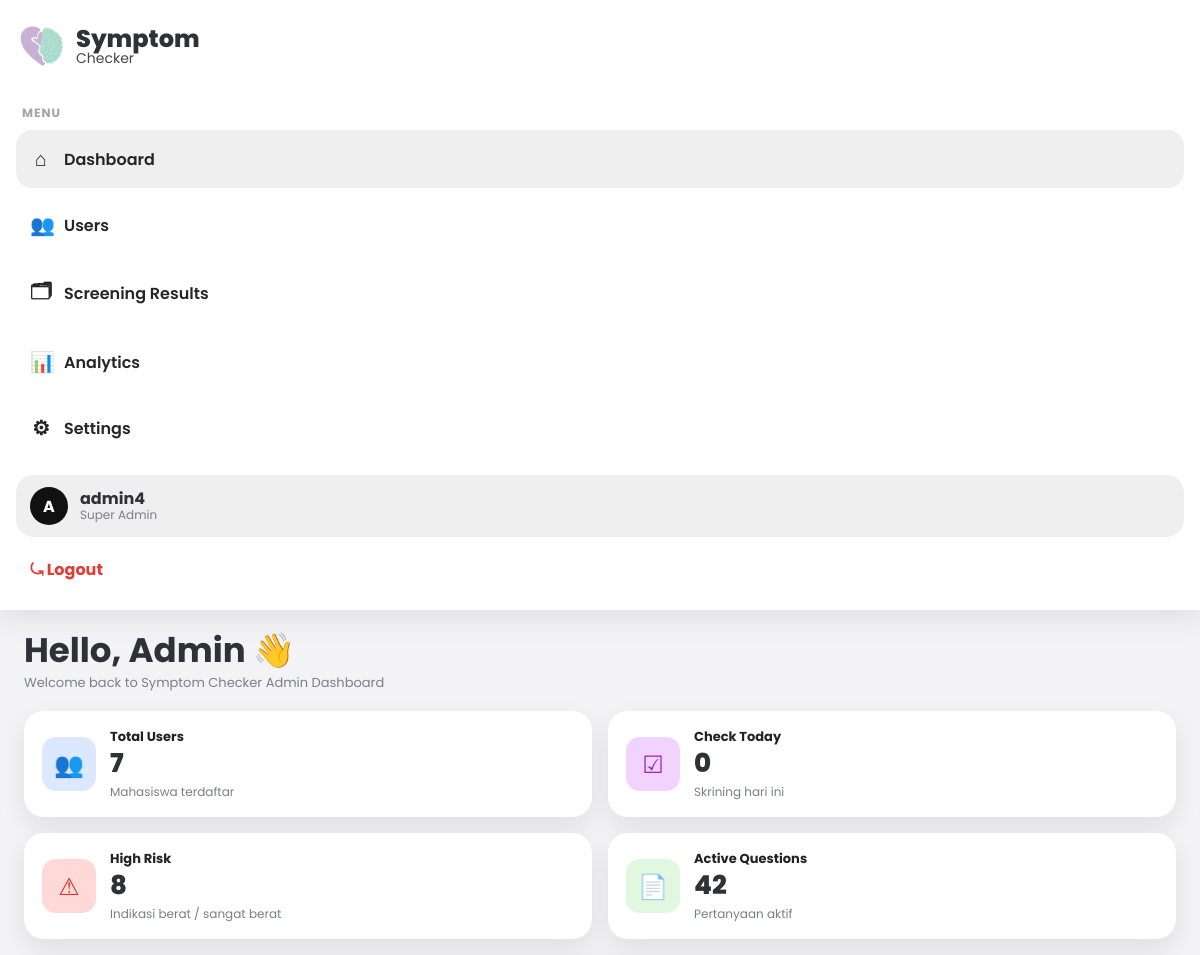
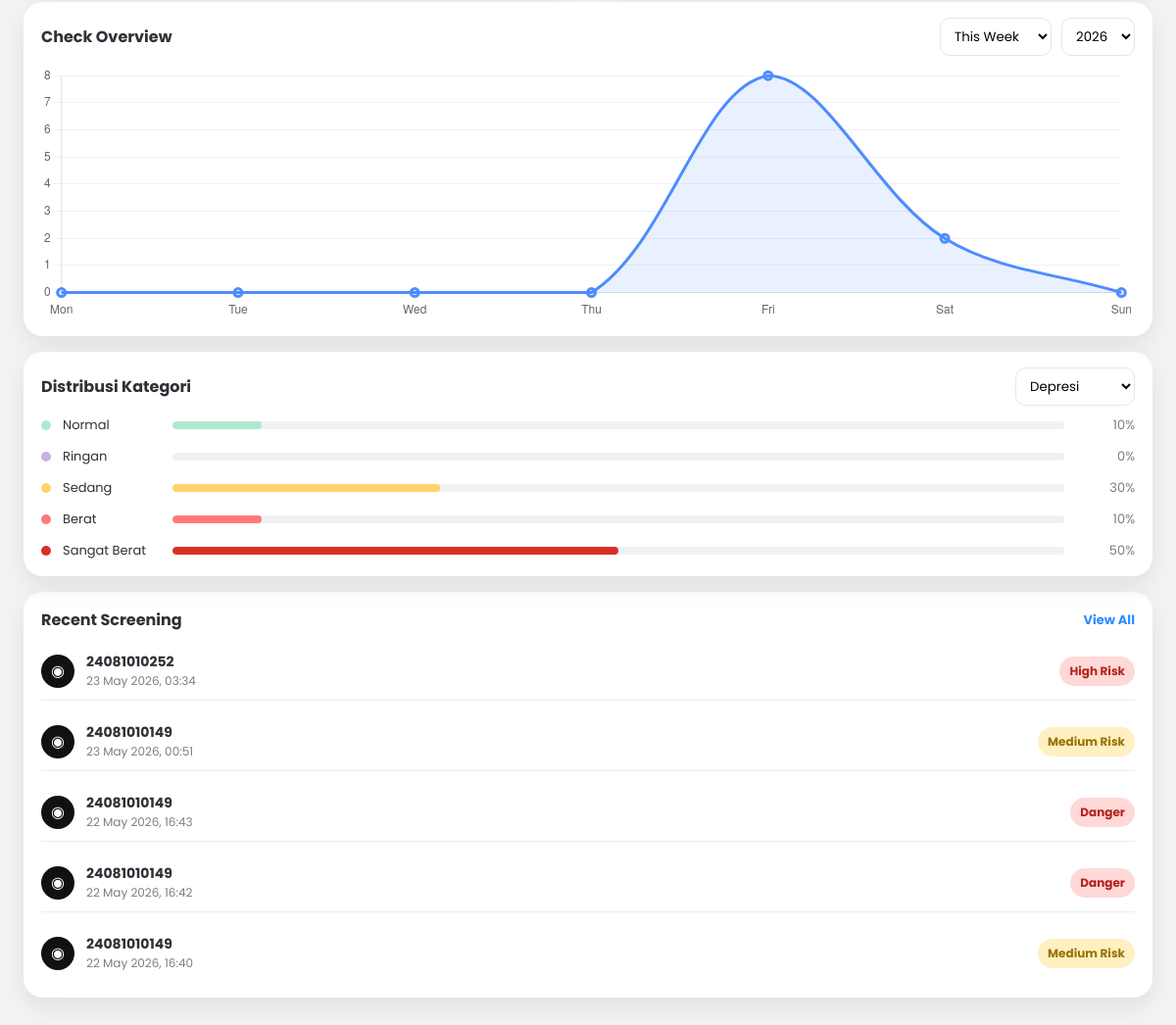
The app's page /admin/index.php (signed in) with its own data (2 pictures, top to bottom).
### tables this page shows
CREATE TABLE `skrining` (
  `id_skrining` varchar(10) NOT NULL,
  `id_mahasiswa` varchar(10) NOT NULL,
  `tgl_skrining` datetime NOT NULL DEFAULT current_timestamp(),
  `skor_depresi` tinyint(3) UNSIGNED NOT NULL DEFAULT 0,
  `skor_anxiety` tinyint(3) UNSIGNED NOT NULL DEFAULT 0,
  `skor_stress` tinyint(3) UNSIGNED NOT NULL DEFAULT 0,
  `catatan` text DEFAULT NULL
);

CREATE TABLE `mahasiswa` (
  `id_mahasiswa` varchar(10) NOT NULL,
  `npm` varchar(20) NOT NULL,
  `nama` varchar(100) NOT NULL,
  `password` varchar(255) NOT NULL,
  `created_at` timestamp NOT NULL DEFAULT current_timestamp(),
  `security_question` varchar(255) DEFAULT NULL,
  `security_answer_hash` varchar(255) DEFAULT NULL
);

### admin/index.php (the view, shortened to what this page needs)
<?php
require_once '../config/database.php';
$adminName = $_SESSION['admin']['username'] ?? $_SESSION['admin_username'] ?? 'Admin';
$totalUsers = 0;
$totalScreening = 0;
$screeningToday = 0;
$activeQuestions = 0;
$highRisk = 0;
$subskalaMap = ['IDU001' => 'Depresi', 'IDU002' => 'Kecemasan', 'IDU003' => 'Stres'];
$selectedSubskala = $_GET['subskala'] ?? 'IDU001';
$allCategories = ['Normal','Ringan','Sedang','Berat','Sangat Berat'];
$distData = array_fill_keys($allCategories, 0);
$totalDist = 0;
try {
    $totalUsers = (int) $pdo->query("SELECT COUNT(*) FROM mahasiswa")->fetchColumn();
    $totalScreening = (int) $pdo->query("SELECT COUNT(*) FROM skrining")->fetchColumn();
    $screeningToday = (int) $pdo->query("SELECT COUNT(*) FROM skrining WHERE DATE(tgl_skrining) = CURDATE()")->fetchColumn();
    $activeQuestions = (int) $pdo->query("SELECT COUNT(*) FROM variabel_skrining WHERE status_aktif = 1")->fetchColumn();
    $stmt = $pdo->query("
        SELECT COUNT(*) FROM skrining s
        WHERE EXISTS (
            SELECT 1 FROM kategori_subskala k
            WHERE k.id_subskala = 'IDU001' AND s.skor_depresi BETWEEN k.rentang_min AND k.rentang_max AND k.nama_kategori IN ('Berat','Sangat Berat')
        )
        OR EXISTS (
            SELECT 1 FROM kategori_subskala k
            WHERE k.id_subskala = 'IDU002' AND s.skor_anxiety BETWEEN k.rentang_min AND k.rentang_max AND k.nama_kategori IN ('Berat','Sangat Berat')
        )
        OR EXISTS (
            SELECT 1 FROM kategori_subskala k
            WHERE k.id_subskala = 'IDU003' AND s.skor_stress BETWEEN k.rentang_min AND k.rentang_max AND k.nama_kategori IN ('Berat','Sangat Berat')
        )
    ");
    $highRisk = (int) $stmt->fetchColumn();
    $subskalaMap = ['IDU001' => 'Depresi', 'IDU002' => 'Kecemasan', 'IDU003' => 'Stres'];
    $selectedSubskala = $_GET['subskala'] ?? 'IDU001';
    $stmtDist = $pdo->prepare("
        SELECT k.nama_kategori, COUNT(s.id_skrining) AS total
        FROM skrining s
        JOIN kategori_subskala k ON k.id_subskala = :subskala
            AND (
                CASE :subskala
                    WHEN 'IDU001' THEN s.skor_depresi
                    WHEN 'IDU002' THEN s.skor_anxiety
                    WHEN 'IDU003' THEN s.skor_stress
                END
            ) BETWEEN k.rentang_min AND k.rentang_max
        GROUP BY k.nama_kategori
        ORDER BY FIELD(k.nama_kategori, 'Normal','Ringan','Sedang','Berat','Sangat Berat')
    ");
    $stmtDist->execute(['subskala' => $selectedSubskala]);
    $distribusiRaw = $stmtDist->fetchAll(PDO::FETCH_KEY_PAIR);
    foreach ($allCategories as $cat) {
        $distData[$cat] = $distribusiRaw[$cat] ?? 0;
    }
    $totalDist = array_sum($distData);
} catch (Throwable $e) {
    $selectedSubskala = 'IDU001';
    $selectedName = 'Depresi';
    $allCategories = ['Normal','Ringan','Sedang','Berat','Sangat Berat'];
    $distData = array_fill_keys($allCategories, 0);
    $totalDist = 0;
}
$labels = ['Mon','Tue','Wed','Thu','Fri','Sat','Sun'];
$series = [0, 0, 0, 0, 0, 0, 0];
try {
    $stmt = $pdo->query("
        SELECT DATE(tgl_skrining) AS d, COUNT(*) AS total
        FROM skrining
        WHERE tgl_skrining >= DATE_SUB(CURDATE(), INTERVAL 6 DAY)
        GROUP BY DATE(tgl_skrining)
        ORDER BY d ASC
    ");
    $rows = $stmt->fetchAll(PDO::FETCH_ASSOC);
    $map = [];
    foreach ($rows as $r) {
        $map[$r['d']] = (int)$r['total'];
    }
    for ($i = 6; $i >= 0; $i--) {
        $date = date('Y-m-d', strtotime("-$i day"));
        $idx = 6 - $i;
        $series[$idx] = $map[$date] ?? 0;
        $labels[$idx] = date('D', strtotime("-$i day"));
    }
} catch (Throwable $e) {}
$recent = [];
try {
    $stmt = $pdo->query("
        SELECT s.id_skrining, s.tgl_skrining, m.npm,
               kd.nama_kategori AS kategori_depresi,
               ka.nama_kategori AS kategori_anxiety,
               ks.nama_kategori AS kategori_stress
        FROM skrining s
        JOIN mahasiswa m ON m.id_mahasiswa = s.id_mahasiswa
        JOIN kategori_subskala kd ON kd.id_subskala = 'IDU001' AND s.skor_depresi BETWEEN kd.rentang_min AND kd.rentang_max
        JOIN kategori_subskala ka ON ka.id_subskala = 'IDU002' AND s.skor_anxiety BETWEEN ka.rentang_min AND ka.rentang_max
        JOIN kategori_subskala ks ON ks.id_subskala = 'IDU003' AND s.skor_stress BETWEEN ks.rentang_min AND ks.rentang_max
        ORDER BY s.tgl_skrining DESC
        LIMIT 5
    ");
    $recent = $stmt->fetchAll(PDO::FETCH_ASSOC);
} catch (Throwable $e) {}
function badge_level(array $row): string
{
    $levelPriority = ['Sangat Berat', 'Berat', 'Sedang', 'Ringan', 'Normal'];
    foreach (['kategori_depresi', 'kategori_anxiety', 'kategori_stress'] as $key) {
        if (!empty($row[$key])) {
            $val = trim((string)$row[$key]);
            foreach ($levelPriority as $label) {
                if (strcasecmp($val, $label) === 0) {
                    return match ($label) {
                        'Sangat Berat' => 'Danger',
                        'Berat'        => 'High Risk',
                        'Sedang'       => 'Medium Risk',
                        'Ringan'       => 'Low Risk',
                        'Normal'       => 'Safe',
                    };
                }
            }
        }
    }
    return 'Safe';
}
function badge_class(string $badge): string
{
    return match ($badge) {
        'Danger'      => 'danger',
        'High Risk'   => 'danger',
        'Medium Risk' => 'warn',
        'Low Risk'    => 'success',
        'Safe'        => 'success',
        default       => 'success',
    };
}
?>
<!DOCTYPE html>
<html lang="id">
<head>
</head>
<body>
<div class="layout">
    <aside class="sidebar">
        <a href="index.php" class="brand">
            <img src="../assets/img/logo.png" alt="Logo Symptom Checker">
            <div>
                <div class="title">Symptom</div>
                <div class="sub">Checker</div>
            </div>
        </a>
        <div>
            <div class="menu-label">MENU</div>
            <nav class="nav">
                <a class="active" href="index.php"><span class="ico">⌂</span>Dashboard</a>
                <a href="users.php"><span class="ico">👥</span>Users</a>
                <a href="hasil.php"><span class="ico">🗂</span>Screening Results</a>
                <a href="analytics.php"><span class="ico">📊</span>Analytics</a>
                <a href="settings.php"><span class="ico">⚙</span>Settings</a>
            </nav>
        </div>
        <div class="sidebar-footer">
            <div class="admin-box">
                <div class="avatar">A</div>
                <div class="admin-meta">
                    <div class="name"><?= htmlspecialchars($adminName); ?></div>
                    <div class="role">Super Admin</div>
                </div>
            </div>
            <a class="logout" href="../logout.php">⤿ Logout</a>
        </div>
    </aside>
    <main class="content">
        <section class="topbar" style="background:transparent;box-shadow:none;padding:0;">
            <div class="hello">
                <h1>Hello, Admin 👋</h1>
                <p>Welcome back to Symptom Checker Admin Dashboard</p>
            </div>
        </section>
        <section class="cards">
            <div class="card blue">
                <div class="icon">👥</div>
                <div class="kpi">
                    <div class="label">Total Users</div>
                    <div class="value"><?= number_format($totalUsers); ?></div>
                    <div class="sub">Mahasiswa terdaftar</div>
                </div>
            </div>
            <div class="card purple">
                <div class="icon">☑</div>
                <div class="kpi">
                    <div class="label">Check Today</div>
                    <div class="value"><?= number_format($screeningToday); ?></div>
                    <div class="sub">Skrining hari ini</div>
                </div>
            </div>
            <div class="card red">
                <div class="icon">⚠</div>
                <div class="kpi">
                    <div class="label">High Risk</div>
                    <div class="value"><?= number_format($highRisk); ?></div>
                    <div class="sub">Indikasi berat / sangat berat</div>
                </div>
            </div>
            <div class="card green">
                <div class="icon">📄</div>
                <div class="kpi">
                    <div class="label">Active Questions</div>
                    <div class="value"><?= number_format($activeQuestions); ?></div>
                    <div class="sub">Pertanyaan aktif</div>
                </div>
            </div>
        </section>
        <section class="grid-2">
            <div class="panel">
                <div class="panel-head">
                    <h2>Check Overview</h2>
                    <div class="filters">
                        <select><option>This Week</option><option>This Month</option></select>
                        <select><option><?= date('Y'); ?></option></select>
                    </div>
                </div>
                <div class="chart-wrap">
                    <canvas id="overviewChart"></canvas>
                </div>
            </div>
            <div class="panel">
                <div class="panel-head">
                    <h2>Distribusi Kategori</h2>
                    <form method="get" class="filters">
                        <select name="subskala" onchange="this.form.submit()">
                            <?php foreach ($subskalaMap as $id => $nama): ?>
                                <option value="<?= $id; ?>" <?= $selectedSubskala == $id ? 'selected' : ''; ?>>
                                    <?= $nama; ?>
                                </option>
                            <?php endforeach; ?>
                        </select>
                    </form>
                </div>
                <div class="list">
                    <?php
                    $colors = [
                        'Normal'       => '#aee9cd',
                        'Ringan'       => '#cbb2e1',
                        'Sedang'       => '#ffd36d',
                        'Berat'        => '#ff7b7b',
                        'Sangat Berat' => '#d93025',
                    ];
                    foreach ($allCategories as $cat):
                        $persen = $totalDist > 0 ? round(($distData[$cat] / $totalDist) * 100) : 0;
                        $color = $colors[$cat] ?? '#ccc';
                    ?>
                    <div class="symptom-row">
                        <div class="dot" style="background-color:<?= $color; ?>;"></div>
                        <div class="name"><?= $cat; ?></div>
                        <div class="bar">
                            <span style="width: <?= $persen; ?>%; background-color: <?= $color; ?>;"></span>
                        </div>
                        <div class="count"><?= $persen; ?>%</div>
                    </div>
                    <?php endforeach; ?>
                </div>
            </div>
        </section>
            <div class="panel">
                <div class="panel-head">
                    <h2>Recent Screening</h2>
                    <a href="hasil.php" class="view-all">View All</a>
                </div>
                <div class="recent-list">
                    <?php if (empty($recent)): ?>
                        <div style="color:#666;padding:18px 0;">Belum ada data skrining.</div>
                    <?php else: ?>
                        <?php foreach ($recent as $row): ?>
                            <?php $badge = badge_level($row); ?>
                            <div class="recent-item">
                                <div class="recent-left">
                                    <div class="recent-avatar">◉</div>
                                    <div class="recent-meta">
                                        <div class="name"><?= htmlspecialchars($row['npm']); ?></div>
                                        <div class="time"><?= date('d M Y, H:i', strtotime($row['tgl_skrining'])); ?></div>
                                    </div>
                                </div>
                                <span class="badge <?= badge_class($badge); ?>"><?= htmlspecialchars($badge); ?></span>
                            </div>
                        <?php endforeach; ?>
                    <?php endif; ?>
                </div>
            </div>
    </main>
</div>
<script>
const overviewCtx = document.getElementById('overviewChart');
new Chart(overviewCtx, {
    type: 'line',
    data: {
        labels: <?= json_encode($labels); ?>,
        datasets: [{
            label: 'Screening',
            data: <?= json_encode($series); ?>,
            borderColor: '#4f8cff',
            backgroundColor: 'rgba(79,140,255,.12)',
            tension: 0.35,
            fill: true,
            pointRadius: 4,
            pointHoverRadius: 6,
            borderWidth: 3
        }]
    },
    options: {
        responsive: true,
        maintainAspectRatio: false,
        plugins: { legend: { display: false } },
        scales: {
            x: { grid: { display: false } },
            y: { beginAtZero: true, grid: { color: '#eef0f4' } }
        }
    }
});
const riskCtx = document.getElementById('riskChart');
new Chart(riskCtx, {
    type: 'doughnut',
    data: {
        labels: ['Low', 'Medium', 'High'],
        datasets: [{
            data: [<?= max(0, $totalScreening - $highRisk); ?>, 0, <?= (int)$highRisk; ?>],
            backgroundColor: ['#44c767', '#ffcc33', '#ff4d4d'],
            borderWidth: 0,
            hoverOffset: 4,
            cutout: '78%'
        }]
    },
    options: {
        responsive: true,
        maintainAspectRatio: false,
        plugins: { legend: { display: false } }
    }
});
</script>
</body>
</html>

### records on screen
skrining: id_mahasiswa.npm "24081010252", tgl_skrining "23 May 2026, 03:34", badge "High Risk"
skrining: id_mahasiswa.npm "24081010149", tgl_skrining "23 May 2026, 00:51", badge "Medium Risk"
skrining: id_mahasiswa.npm "24081010149", tgl_skrining "22 May 2026, 16:43", badge "Danger"
skrining: id_mahasiswa.npm "24081010149", tgl_skrining "22 May 2026, 16:42", badge "Danger"
skrining: id_mahasiswa.npm "24081010149", tgl_skrining "22 May 2026, 16:40", badge "Medium Risk"

### other values on screen
$adminName "admin4"
$totalUsers "7"
$screeningToday "0"
$highRisk "8"
$activeQuestions "42"
$cat "Normal"
$persen "10"
$cat "Ringan"
$persen "0"
$cat "Sedang"
$persen "30"
$cat "Berat"
$cat "Sangat Berat"
$persen "50"
form field value "2026"
